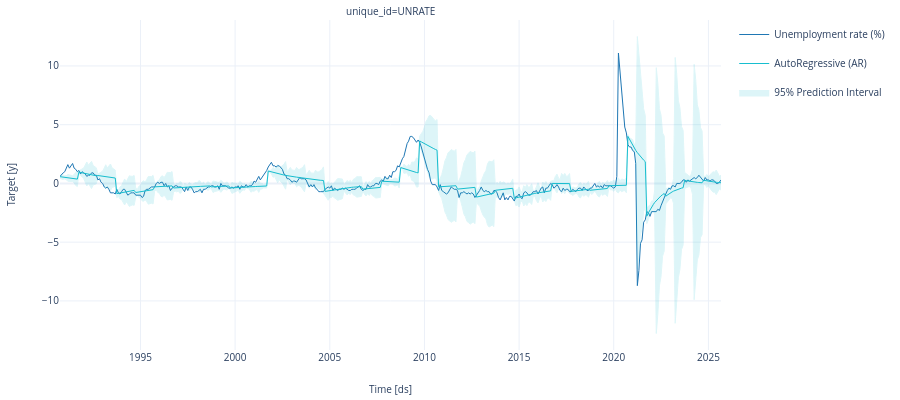

Source (notebook cell):
### Code cell
from utilsforecast.plotting import plot_series

fig = plot_series(
    df=df_obs,
    forecasts_df=df_fcst,
    level=[95],
    engine="plotly",
).update_layout(height=400)

# Rename legend entries
for trace in fig.data:
    if trace.name == "y":
        trace.name = "Unemployment rate (%)"
    elif trace.name == "AR":
        trace.name = "AutoRegressive (AR)"
    elif "level_95" in trace.name.lower():
        trace.name = "95% Prediction Interval"

fig.show()

### Figure 1 — Plotly figure (JSON) as saved in the notebook; plotly's stock layout.template omitted (floating-point values rounded to 4 significant figures; data arrays with more than 128 entries replaced by an {"elided": "..."} marker saying what was removed)
{"data": [{"legendgroup": "y", "line": {"color": "#1f77b4", "width": 1}, "mode": "lines", "name": "Unemployment rate (%)", "showlegend": true, "type": "scatter", "x": {"elided": "840 str values"}, "xaxis": "x", "y": {"elided": "840 float values"}, "yaxis": "y"}, {"legendgroup": "AR", "line": {"color": "#17becf", "width": 1}, "mode": "lines", "name": "AutoRegressive (AR)", "showlegend": true, "type": "scatter", "x": {"elided": "840 str values"}, "xaxis": "x", "y": {"elided": "840 float values"}, "yaxis": "y"}, {"fill": "toself", "fillcolor": "#17becf", "legendgroup": "AR_level_95", "line": {"color": "#17becf", "width": 1}, "mode": "lines", "name": "95% Prediction Interval", "opacity": 0.14, "showlegend": true, "type": "scatter", "x": {"elided": "1680 str values"}, "xaxis": "x", "y": {"elided": "1680 float values"}, "yaxis": "y"}], "layout": {"annotations": [{"font": {"size": 10}, "showarrow": false, "text": "unique_id=UNRATE", "x": 0.5, "xanchor": "center", "xref": "paper", "y": 1, "yanchor": "bottom", "yref": "paper"}, {"font": {"size": 10}, "showarrow": false, "text": "Time [ds]", "x": 0.5, "xanchor": "center", "xref": "paper", "y": 0, "yanchor": "top", "yref": "paper", "yshift": -30}, {"font": {"size": 10}, "showarrow": false, "text": "Target [y]", "textangle": -90, "x": 0, "xanchor": "right", "xref": "paper", "xshift": -40, "y": 0.5, "yanchor": "middle", "yref": "paper"}], "autosize": true, "font": {"size": 10}, "height": 400, "margin": {"b": 50, "l": 60, "r": 10, "t": 20}, "xaxis": {"anchor": "y", "domain": [0, 1], "showticklabels": true, "visible": true}, "yaxis": {"anchor": "x", "domain": [0, 1]}}}
